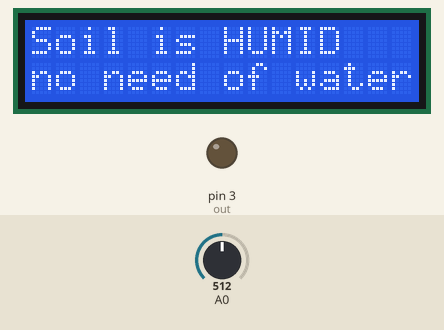
Simulated run of this sketch. Board: Arduino Uno, built with avr-gcc and run on an emulated ATmega328P. On the bench: 16×2 character LCD, output pins drawn as LEDs (lit = HIGH). Inputs (shaded band) come from the test bench; at power-on: A0 = 512. What the sketch prints to the serial monitor is not drawn.

Above: at 3.2 s.
3.3 s: A0 set to 587
6.0 s: A0 set to 618
At 6.9 s:
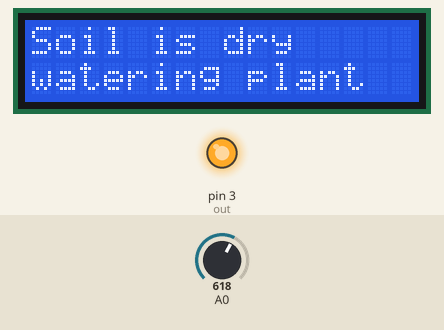
8.7 s: A0 set to 360
At 11.4 s:
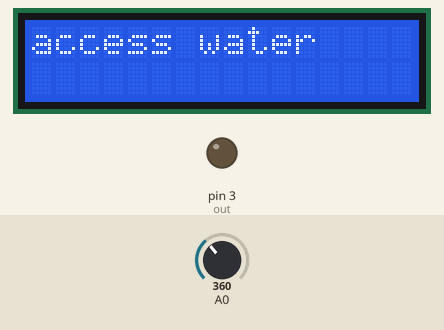
11.7 s: A0 set to 377
At 13.1 s:
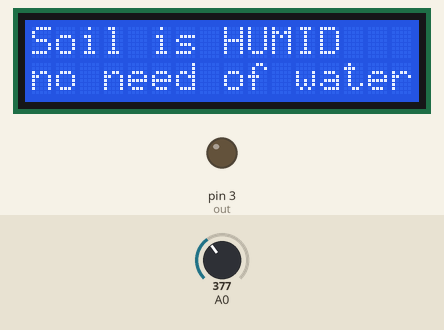
14.4 s: A0 set to 1010
At 16.8 s:
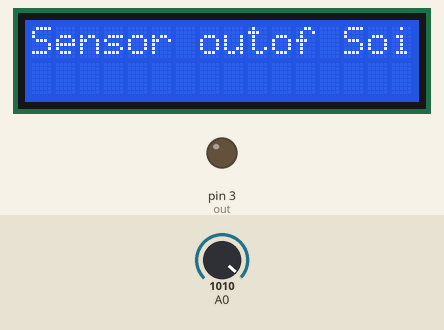
17.8 s: A0 set to 984
At 19.4 s:
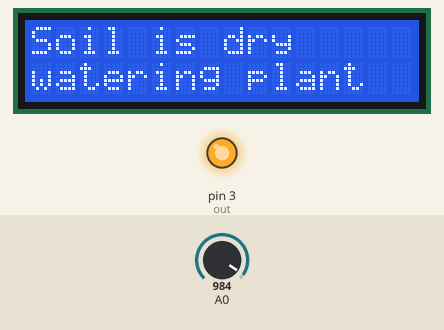
Timing chart, 0 to 20.9 s (numbered marks = the images above; inputs shaded):
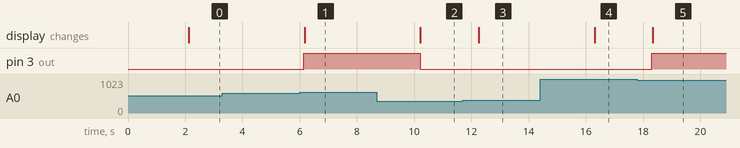

Measured:
- the behaviour switches between 599 and 600 on A0 (found by bisection; images 0 and 1)
- the behaviour switches between 369 and 370 on A0 (found by bisection; images 2 and 3)
- the behaviour switches between 1000 and 999 on A0 (found by bisection; images 4 and 5)
- after the input at 3.3 s, every drawn part: stays the same
- after the input at 6.0 s, pin 3 (out): LOW → HIGH after 0.15 s; the display: changes after 0.18 s (image 1)
- after the input at 8.7 s, pin 3 (out): HIGH → LOW after 1.5 s; the display: changes after 1.5 s (image 2)
- after the input at 11.7 s, the display: changes after 0.55 s (image 3)
- after the input at 14.4 s, the display: changes after 1.9 s (image 4)
- after the input at 17.8 s, pin 3 (out): LOW → HIGH after 0.50 s; the display: changes after 0.53 s (image 5)

The sketch:

soil_monitor_sensor_.ino
```cpp
#include <LiquidCrystal_I2C.h>
LiquidCrystal_I2C lcd(0x27,16,2);
int out = 3;
void setup()
{
  pinMode(out,OUTPUT);
  Serial.begin(9600);
  pinMode(A0, INPUT);
  digitalWrite(out, LOW);
  lcd.init();
  lcd.clear();
  lcd.backlight();
  lcd.setCursor(2,0);
  lcd.print("Soil moisture sensor");
  delay(2000);
  //lcd.setCursor(2,1);
  //lcd.print("value = ");
}
void loop()
{
  int mois = analogRead(A0);
  Serial.print(mois);
  Serial.print(" -");
  if(mois >= 1000) {
    Serial.println("Sensor is not in the Soil or DISCONNECTED");
    lcd.clear();
    //lcd.backlight();
    lcd.setCursor(0,0);
    lcd.print("Sensor outof Soil");
  }
  if(mois < 1000 && mois >= 600) {
    Serial.println("Soil is DRY");
    digitalWrite(out, HIGH);
    lcd.clear();
    lcd.setCursor(0,0);
    lcd.print("Soil is dry");
    lcd.setCursor(0,1);
    lcd.print("watering plant");
  }
  if(mois < 600 && mois >= 370) {
    Serial.println("Soil is HUMID");
    digitalWrite(out, LOW);
    lcd.clear();
    lcd.setCursor(0,0);
    lcd.print("Soil is HUMID");
    lcd.setCursor(0,1);
    lcd.print("no need of water");
  }
  if(mois < 370) {
    Serial.println("Sensor in WATER");
    lcd.clear();
    lcd.setCursor(0,0);
    lcd.print("access water");
    digitalWrite(out, LOW);
  }
  delay(2000);
}
```
